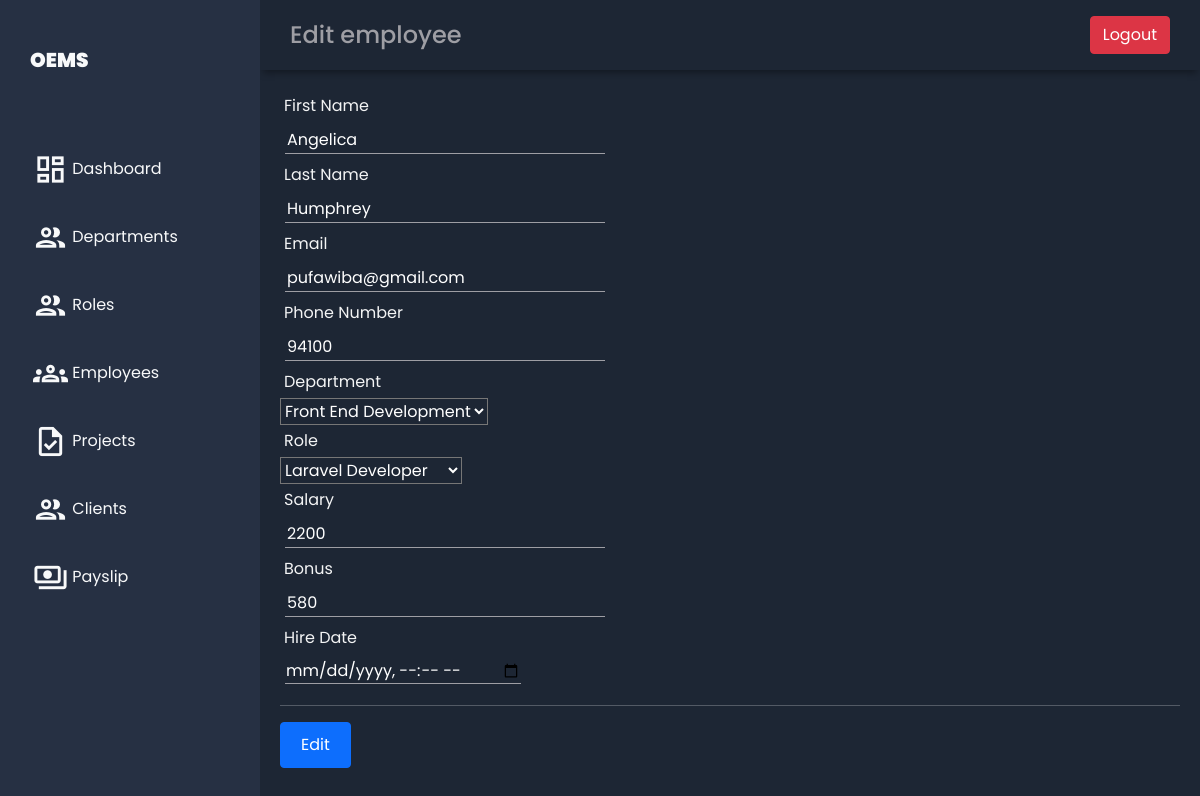
Screenshot of /edit_emp/6 with the database file from the repository.
### emp_app/models.py (models this page shows, shortened)
class Employee(models.Model):
    first_name = models.CharField(max_length=100, null=False)
    last_name = models.CharField(max_length=100)
    email = models.EmailField(max_length=100,blank= True)
    dept = models.ForeignKey(Department, on_delete=models.CASCADE)
    role = models.ForeignKey(Role, on_delete=models.CASCADE, blank=True, null=True)
    salary = models.IntegerField(default=0)
    bonus = models.IntegerField(default=0)
    phone = models.IntegerField(default=0)
    hire_date = models.DateTimeField(blank = True, null = True)

### emp_app/views.py (the view, shortened to what this page needs)
# urls.py: path('edit_emp/<int:id>', edit_emp, name="edit_emp"),
def edit_emp(request,id):
    emp = Employee.objects.get(id=id)
    depts = Department.objects.all()
    roles = Role.objects.all()
    context = {
        "emp" : emp,
        "depts": depts,
        "roles": roles,
    }
    return render(request, 'employees/edit_emp.html', context)

### templates/employees/edit_emp.html (shortened to what this page needs)
{% extends "employees/base.html" %}
{% load static %}
{% block header %}Edit employee{% endblock %}
{% block content %}
 <link rel="stylesheet" href="{% static '/css/add_emp.css' %}">
<main class="main-container">
  <form action="" method="post">
    <label for="first_name">First Name</label><br >
    <input
      type="text"
      id="first_name"
      name="first_name"
      value="{{ emp.first_name }}"
      class="text-white"><br>
    <label for="last_name">Last Name</label><br>
    <input
      type="text"
      id="last_name"
      name="last_name"
      value="{{ emp.last_name }}"
      class="text-white"><br>
    <label for="email">Email</label><br>
    <input
      type="email"
      id="email"
      name="email"
      value="{{ emp.email }}"
      class="text-white"><br>
    <label for="phone">Phone Number</label><br >
    <input
      type="number"
      id="phone"
      name="phone"
      value="{{ emp.phone }}"
      class="text-white"><br>
      <label for="dept_name">Department</label><br>
      <select name="dept_name" aria-label="Default select example" class= "bg-transparent text-white">
        {% for dept in depts %}
        <option class="bg-transparent text-dark" value="{{dept.dept_name}}">{{dept.dept_name}}</option>
        {% endfor %}
      </select>
      <br>
      <label for="role_name">Role</label><br>
      <select name="role_name" aria-label="Default select example" class= "bg-transparent text-white">
        {% for role in roles %}
        <option class="bg-transparent text-dark" value="{{role.role_name}}">{{role.role_name}}</option>
        {% endfor %}
      </select>
      <br>
      <label for="salary">Salary</label><br >
      <input
        type="number"
        id="salary"
        name="salary"
        value="{{ emp.salary }}"
        class="text-white"><br>
      <label for="bonus">Bonus</label><br >
      <input
        type="number"
        id="bonus"
        name="bonus"
        value="{{ emp.bonus }}"
        class="text-white"><br>
      <label for="hire_date">Hire Date</label><br>
      <input type="datetime-local" id="hire_date" name="hire_date" class="text-white"><br>
    <hr>
    <button type="submit" class="btn btn-primary">Edit</button>
  </form>
</main>
{% endblock %}

### static/css/base.css (style rules this page uses)
body { margin: 0; padding: 0; background-color: #1d2634; color: #9e9ea4; font-family: 'Poppins', sans-serif; }

### static/css/add_emp.css (style rules this page uses)
.main-container { grid-area: main; overflow-y: auto; padding: 20px 20px; color: rgba(255, 255, 255, 0.95); }
.main-container label { margin: 4px; }
.main-container input { margin: 5px; background-color: #1d2634; border: none; border-bottom: 1px solid #9e9ea4; }
.main-container button { padding: 10px 20px ; }

### rows the page displays
Employee: first_name "Angelica", last_name "Humphrey", email "pufawiba@gmail.com", phone "94100", salary "2200", bonus "580"

### other values shown
form field dept_name "Front End Development"
form field role_name "Laravel Developer"
